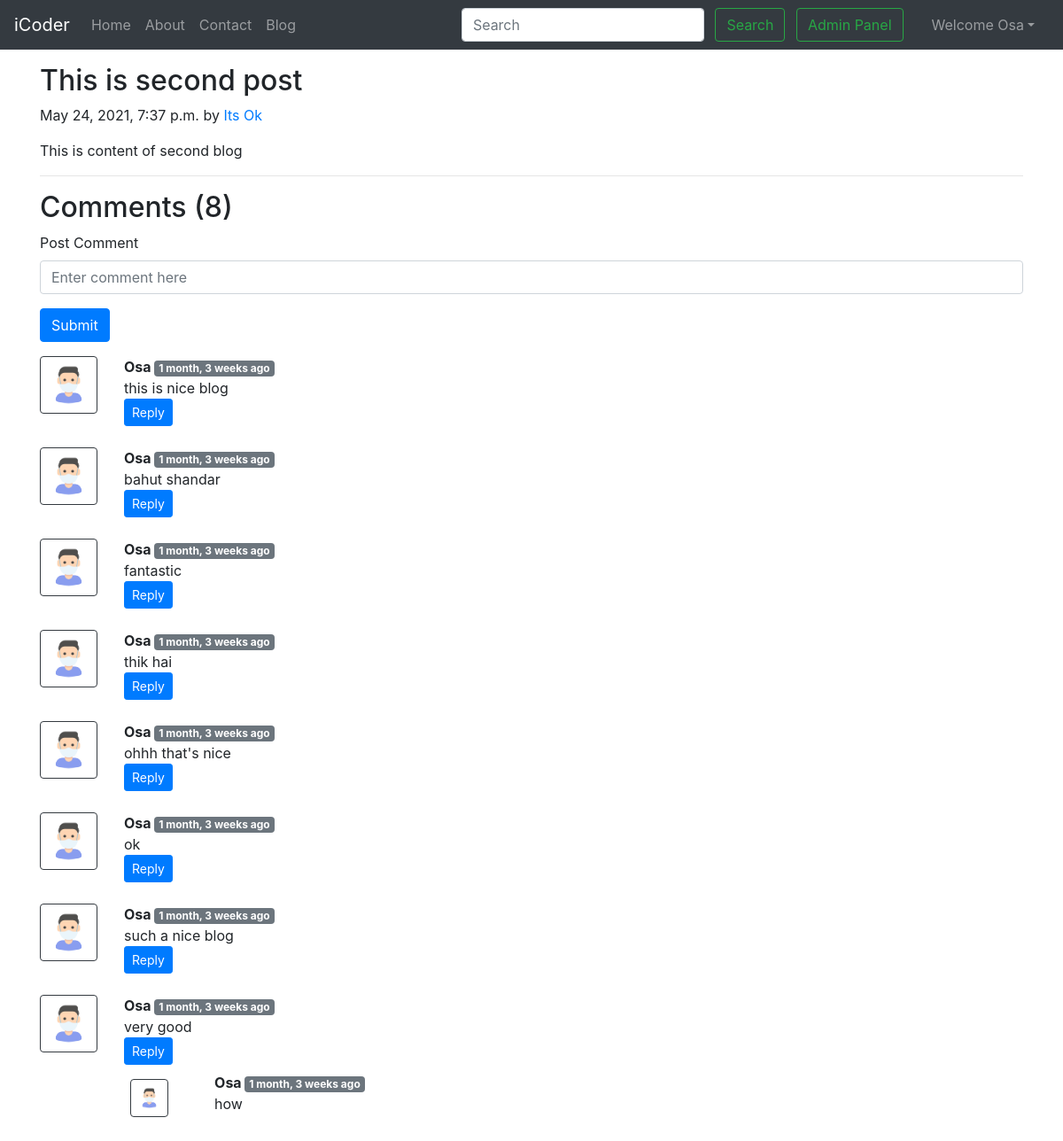
Page /blog/second-post (signed in) on the committed database.
### blog/models.py (models this page shows, shortened)
class Post(models.Model):
    sno=models.AutoField(primary_key=True)
    title=models.CharField(max_length=255)
    author=models.CharField(max_length=14)
    slug=models.CharField(max_length=130)
    timeStamp=models.DateTimeField(blank=True)
    content=models.TextField()

class BlogComment(models.Model):
    sno= models.AutoField(primary_key=True)
    comment=models.TextField()
    user=models.ForeignKey(User, on_delete=models.CASCADE)
    post=models.ForeignKey(Post, on_delete=models.CASCADE)
    parent=models.ForeignKey('self',on_delete=models.CASCADE, null=True )
    timestamp= models.DateTimeField(default=now)

### blog/views.py (the view)
# urls.py: path('<str:slug>', views.blogPost, name='blogPost'),
def blogPost(request, slug):
    post=Post.objects.filter(slug=slug).first()
    comments= BlogComment.objects.filter(post=post, parent=None)
    replies= BlogComment.objects.filter(post=post).exclude(parent=None)
    replyDict={}
    for reply in replies:
        if reply.parent.sno not in replyDict.keys():
            replyDict[reply.parent.sno]=[reply]
        else:
            replyDict[reply.parent.sno].append(reply)
    context={'post':post, 'comments': comments, 'user': request.user, 'replyDict': replyDict}
    return render(request, "blog/blogPost.html", context)

### blog/templatetags/extras.py (called while the page is built)
@register.filter(name='get_val')
def get_val(dict, key):
    return dict.get(key)

### templates/blog/blogPost.html (shortened to what this page needs)
{% extends 'base.html' %}
{% block body %}
{% load humanize %}
{% load extras %}
<div class="container my-3">
    <h2 class="blog-post-title">{{post.title}}</h2>
    <p class="blog-post-meta">{{post.timeStamp}} by <a href="/about">{{post.author}}</a></p>
    <p>{{post.content| safe}}</p>
    <hr>
</div>
<div class="container">
    <h2> Comments ({{comments.count}}) </h2>
    <div class="my-2">
        {% if user.is_authenticated %}
        <form action="/blog/postComment" method="post">
            <div class="form-group">
                <label for="exampleInputEmail1">Post Comment </label>
                <input type="text" class="form-control" name="comment" placeholder="Enter comment here">
            </div>
            <button type="submit" class="btn btn-primary">Submit</button>
        </form>
        {% else %}
        Please login to post a comment
        {% endif %}
    </div>
    {% for comment in comments %}
    <div class="row my-3">
        <div class="col-md-1  ">
            <img class="rounded mx-auto d-block w-100 border border-dark p-2" src="/static/img/user.png" alt="user">
        </div>
        <div class="col-md-11 ">
            <b> {{comment.user.username}} </b> <span class="badge badge-secondary ">{{comment.timestamp| naturaltime}}</span>
            <div>{{comment.comment}}</div>
            <div class="reply mx-0">
                {% if user.is_authenticated %}
                <button class="btn btn-sm btn-primary" type="button" data-toggle="collapse" data-target="#replyBox{{comment.sno}}" aria-expanded="false" aria-controls="replyBox{{comment.sno}}">
                    Reply
                </button>
                {% else %}
                <button class="btn btn-sm btn-primary" type="button" data-toggle="collapse" data-target="#replyBox{{comment.sno}}" aria-expanded="false" aria-controls="replyBox{{comment.sno}}">
                    Login to reply
                </button>
                {% endif %}
                <div class="replies my-2 ">
                    {% for reply in replyDict|get_val:comment.sno %}
                    <div class="row my-2">
                        <div class="col-md-1 ">
                            <img class="rounded mx-auto d-block w-75 my-2 border border-dark p-2" src="/static/img/user.png" alt="user">
                        </div>
                        <div class="col-md-11">
                            <div class="col-md-11 ">
                                <b> {{reply.user.username}} </b> <span class="badge badge-secondary ">{{reply.timestamp| naturaltime}}</span>
                                <div>{{reply.comment}}</div>
                            </div>
                            <br>
                        </div>
                    </div>
                    {% endfor %}
                </div>
            </div>
        </div>
    </div>
    {% endfor %}
</div>
{% endblock %}

### templates/base.html (shortened to what this page needs)
<!doctype html>
<html lang="en">
  <head>
    <link rel="stylesheet" href="https://stackpath.bootstrapcdn.com/bootstrap/4.5.2/css/bootstrap.min.css">
  </head>
  <body>
    <nav class="navbar navbar-expand-lg navbar-dark bg-dark">
        <a class="navbar-brand" href="/">iCoder</a>
        <div class="collapse navbar-collapse" id="navbarSupportedContent">
          <ul class="navbar-nav mr-auto">
            <li class="nav-item {% block homeactive %}  {% endblock homeactive %}">
              <a class="nav-link" href="/">Home <span class="sr-only">(current)</span></a>
            </li>
            <li class="nav-item {% block aboutactive %}  {% endblock aboutactive %}" >
              <a class="nav-link" href="/about">About</a>
            </li>
            <li class="nav-item {% block contactactive %}  {% endblock contactactive %} ">
              <a class="nav-link" href="/contact">Contact</a>
            </li>
            <li class="nav-item {% block blogactive %}  {% endblock blogactive %} ">
              <a class="nav-link" href="/blog">Blog</a>
            </li>
          </ul>
          <div class="ml-auto form-inline ">
          <form method="get" action="/search"class="my-2 my-lg-0 mx-3">
            <input class="form-control mr-sm-2" type="search" placeholder="Search" aria-label="Search" name="query" id="query">
            <button class="btn btn-outline-success my-2 my-sm-0 " type="submit">Search</button>
            <a href="/admin" role="button" target="_blank" class="btn btn-outline-success m-2 my-sm-0"> Admin Panel </a>
          </form>
{% if user.is_authenticated %}
<ul class="navbar-nav mr-2">
<li class="nav-item dropdown">
<a class="nav-link dropdown-toggle" href='#' id="navbarDropdown" role="button" data-toggle="dropdown"> Welcome {{request.user}}</a>
      </li>
      </ul>
      </div>
{% endif %}
        </div>
      </nav>
      {% block body %}  {% endblock body %}
  </body>
</html>

### rows in the picture
Post: title "This is second post", timeStamp "May 24, 2021, 7:37 p.m.", author "Its Ok", content "This is content of second blog"
BlogComment: user.username "Osa", timestamp "1 month, 3 weeks ago", comment "this is nice blog"
BlogComment: user.username "Osa", timestamp "1 month, 3 weeks ago", comment "bahut shandar"
BlogComment: user.username "Osa", timestamp "1 month, 3 weeks ago", comment "fantastic"
BlogComment: user.username "Osa", timestamp "1 month, 3 weeks ago", comment "thik hai"
BlogComment: user.username "Osa", timestamp "1 month, 3 weeks ago", comment "ohhh that's nice"
BlogComment: user.username "Osa", timestamp "1 month, 3 weeks ago", comment "ok"
BlogComment: user.username "Osa", timestamp "1 month, 3 weeks ago", comment "such a nice blog"
BlogComment: user.username "Osa", timestamp "1 month, 3 weeks ago", comment "very good"
BlogComment: user.username "Osa", timestamp "1 month, 3 weeks ago", comment "how"

### other values in the picture
{{ request.user }} "Osa"
{{ comments.count }} "8"
